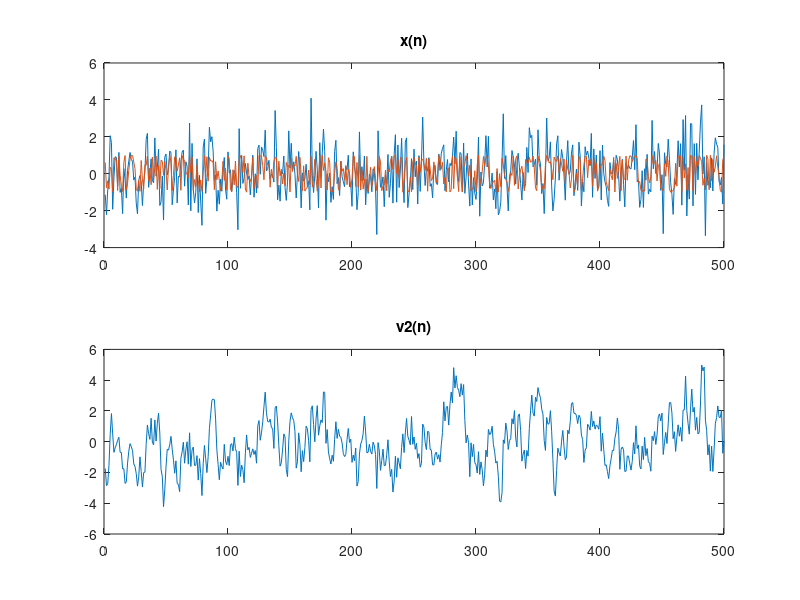
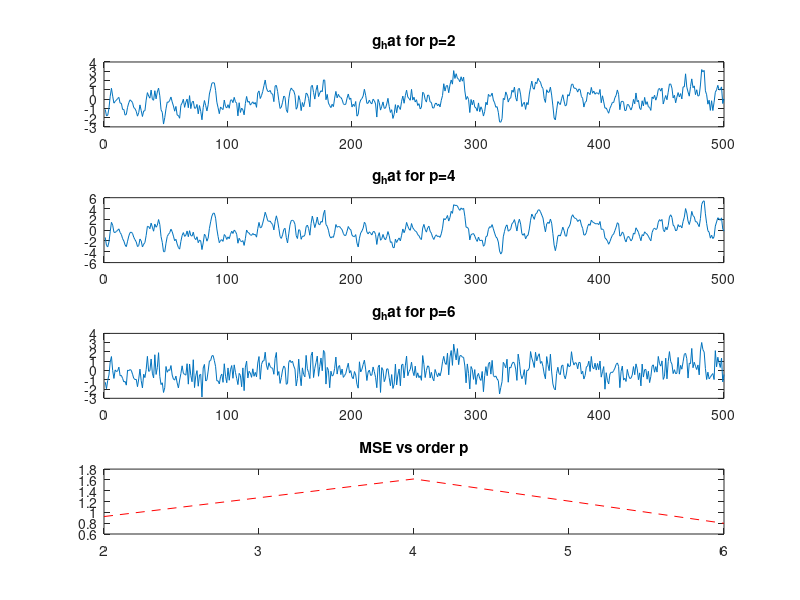
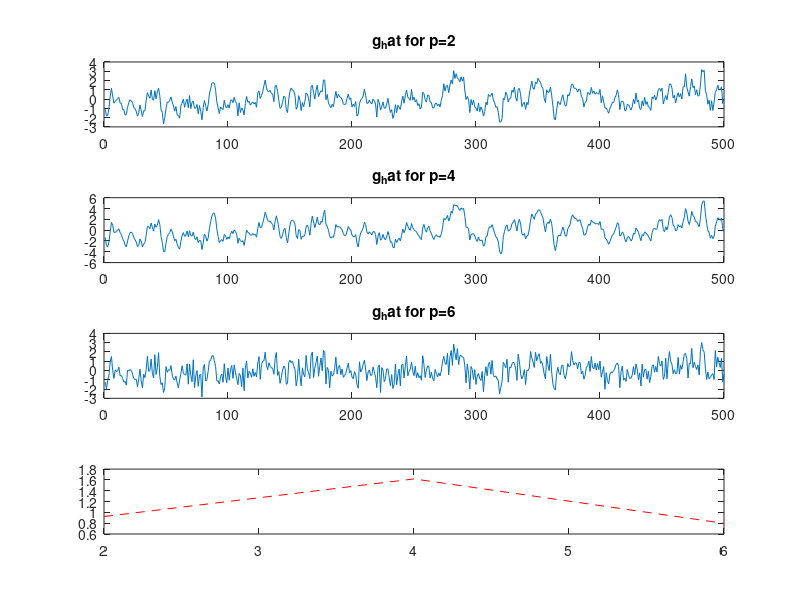
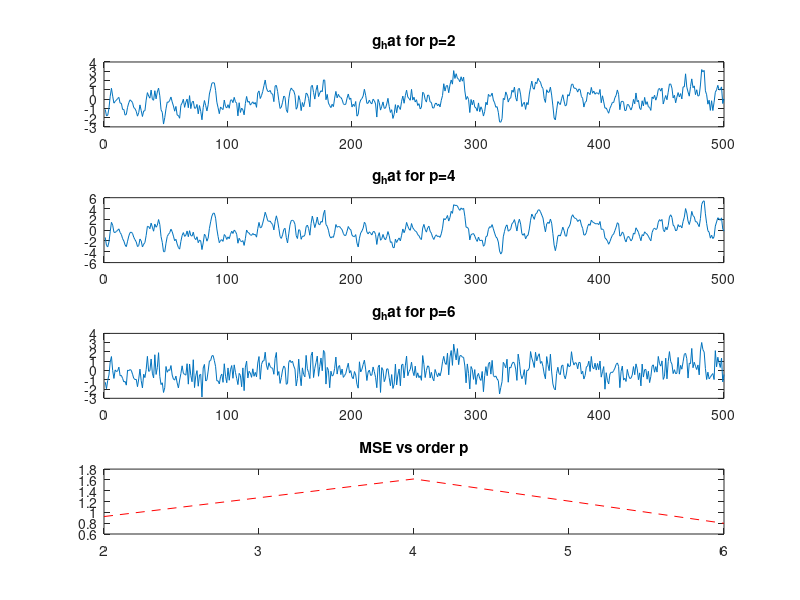

Write the MATLAB code that produced these figures, in order.
% C.7.2(a) Generating 500 samples of the random process x(n) and v2(n)
g=randn(1,500);
v2=filter(1,[1,-0.8],g);
w=0.05*pi;
d=zeros(1,500);
for n=1:500
    phi=-1+2*rand;
d(n)=sin(n*w+phi*pi);
end
x=d+g;

figure;
subplot(211);
plot(x);
hold on;
plot(d);
title('x(n)');
subplot(212);
plot(v2);
title('v2(n)');

% C.7.2(b) and (c) Using p=2,4 and 6, we evaluate MSE for each case and plot the
% respective graphs

rxv2=xcorr(x,v2,'biased');
rv2=xcorr(v2,v2,'biased');

% for p=2
rv2_2=zeros(1,2);
Rxv2_2=zeros(1,2);
for i=1:2
   rv2_2(i)=rv2(i); 
   Rxv2_2(i)=rxv2(i);
end

Rv2_2=toeplitz(rv2_2);

hopt_2=pinv(Rv2_2)*transpose(Rxv2_2);

g_hat2=filter(hopt_2,1,v2);
MSE_2=0;

for j=1:500
    MSE_2= MSE_2+(g_hat2(j)-g(j)).^2;
end

MSE_2=sqrt((1/500)*MSE_2);

% for p=4
rv2_4=zeros(1,4);
Rxv2_4=zeros(1,4);
for i=1:4
   rv2_4(i)=rv2(i); 
   Rxv2_4(i)=rxv2(i);
end

Rv2_4=toeplitz(rv2_4);

hopt_4=pinv(Rv2_4)*transpose(Rxv2_4);
g_hat4=filter(hopt_4,1,v2);
MSE_4=0;

for j=1:500
    MSE_4= MSE_4+(g_hat4(j)-g(j)).^2;
end

MSE_4=sqrt((1/500)*MSE_4);

% for p=6
rv2_6=zeros(1,6);
Rxv2_6=zeros(1,6);
for i=1:6
   rv2_6(i)=rv2(i); 
   Rxv2_6(i)=rxv2(i);
end

Rv2_6=toeplitz(rv2_6);

hopt_6=pinv(Rv2_6)*transpose(Rxv2_6);
g_hat6=filter(hopt_6,1,v2);
MSE_6=0;

for j=1:500
    MSE_6= MSE_6+(g_hat6(j)-g(j)).^2;
end

MSE_6=sqrt((1/500)*MSE_6);


figure;
subplot(411);
plot(g_hat2);
title('g_hat for p=2');
subplot(412);
plot(g_hat4);
title('g_hat for p=4');
subplot(413);
plot(g_hat6);
title('g_hat for p=6');
subplot(414);
plot([2,4,6],[MSE_2,MSE_4,MSE_6],'r--');
title('MSE vs order p');

% C.7.2(d) Performance of Wiener noise canceller for different values of alpha for
% p=2,4 and 6

for alpha=0.1:0.1:0.4
v0=v2+alpha*d;
rxv0=xcorr(x,v0,'biased');
rv0=xcorr(v0,v0,'biased');

% for p=2
rv2_2=zeros(1,2);
Rxv2_2=zeros(1,2);
for i=1:2
   rv2_2(i)=rv2(i); 
   Rxv2_2(i)=rxv2(i);
end

Rv2_2=toeplitz(rv2_2);

hopt_2=pinv(Rv2_2)*transpose(Rxv2_2);

g_hat2=filter(hopt_2,1,v2);
MSE_2=0;

for j=1:500
    MSE_2= MSE_2+(g_hat2(j)-g(j)).^2;
end

MSE_2=sqrt((1/500)*MSE_2);

% for p=4
rv2_4=zeros(1,4);
Rxv2_4=zeros(1,4);
for i=1:4
   rv2_4(i)=rv2(i); 
   Rxv2_4(i)=rxv2(i);
end

Rv2_4=toeplitz(rv2_4);

hopt_4=pinv(Rv2_4)*transpose(Rxv2_4);
g_hat4=filter(hopt_4,1,v2);
MSE_4=0;

for j=1:500
    MSE_4= MSE_4+(g_hat4(j)-g(j)).^2;
end

MSE_4=sqrt((1/500)*MSE_4);

% for p=6
rv2_6=zeros(1,6);
Rxv2_6=zeros(1,6);
for i=1:6
   rv2_6(i)=rv2(i); 
   Rxv2_6(i)=rxv2(i);
end

Rv2_6=toeplitz(rv2_6);

hopt_6=pinv(Rv2_6)*transpose(Rxv2_6);
g_hat6=filter(hopt_6,1,v2);
MSE_6=0;

for j=1:500
    MSE_6= MSE_6+(g_hat6(j)-g(j)).^2;
end

MSE_6=sqrt((1/500)*MSE_6);


figure;
subplot(411);
plot(g_hat2);
title('g_hat for p=2');
subplot(412);
plot(g_hat4);
title('g_hat for p=4');
subplot(413);
plot(g_hat6);
title('g_hat for p=6');
subplot(414);
plot([2,4,6],[MSE_2,MSE_4,MSE_6],'r--');
endrv2=xcorr(v2,v2,'biased');

% for p=2
rv2_2=zeros(1,2);
Rxv2_2=zeros(1,2);
for i=1:2
   rv2_2(i)=rv2(i); 
   Rxv2_2(i)=rxv2(i);
end

Rv2_2=toeplitz(rv2_2);

hopt_2=pinv(Rv2_2)*transpose(Rxv2_2);

g_hat2=filter(hopt_2,1,v2);
MSE_2=0;

for j=1:500
    MSE_2= MSE_2+(g_hat2(j)-g(j)).^2;
end

MSE_2=sqrt((1/500)*MSE_2);

% for p=4
rv2_4=zeros(1,4);
Rxv2_4=zeros(1,4);
for i=1:4
   rv2_4(i)=rv2(i); 
   Rxv2_4(i)=rxv2(i);
end

Rv2_4=toeplitz(rv2_4);

hopt_4=pinv(Rv2_4)*transpose(Rxv2_4);
g_hat4=filter(hopt_4,1,v2);
MSE_4=0;

for j=1:500
    MSE_4= MSE_4+(g_hat4(j)-g(j)).^2;
end

MSE_4=sqrt((1/500)*MSE_4);

% for p=6
rv2_6=zeros(1,6);
Rxv2_6=zeros(1,6);
for i=1:6
   rv2_6(i)=rv2(i); 
   Rxv2_6(i)=rxv2(i);
end

Rv2_6=toeplitz(rv2_6);

hopt_6=pinv(Rv2_6)*transpose(Rxv2_6);
g_hat6=filter(hopt_6,1,v2);
MSE_6=0;

for j=1:500
    MSE_6= MSE_6+(g_hat6(j)-g(j)).^2;
end

MSE_6=sqrt((1/500)*MSE_6);


figure;
subplot(411);
plot(g_hat2);
title('g_hat for p=2');
subplot(412);
plot(g_hat4);
title('g_hat for p=4');
subplot(413);
plot(g_hat6);
title('g_hat for p=6');
subplot(414);
plot([2,4,6],[MSE_2,MSE_4,MSE_6],'r--');
title('MSE vs order p');
end
